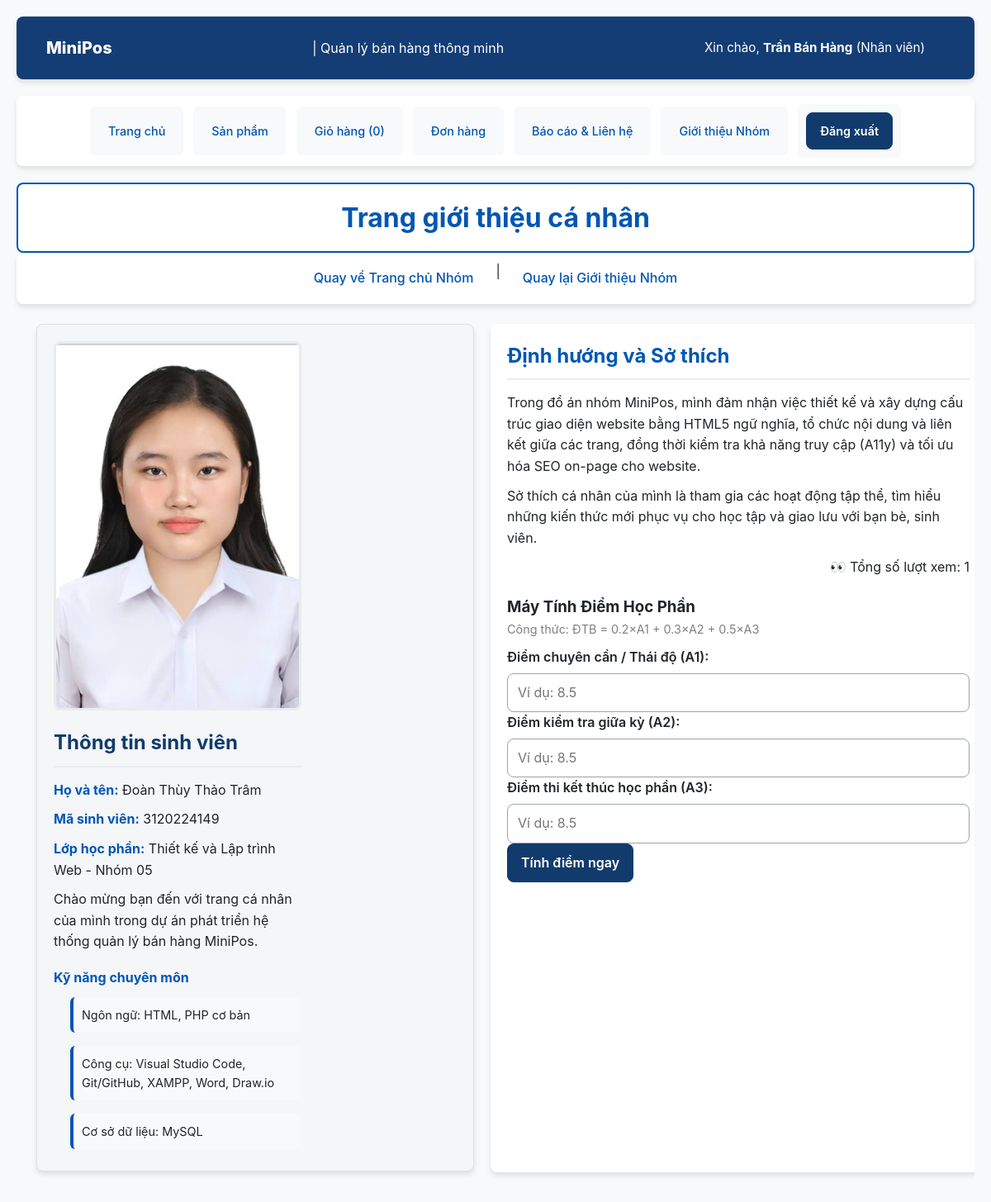
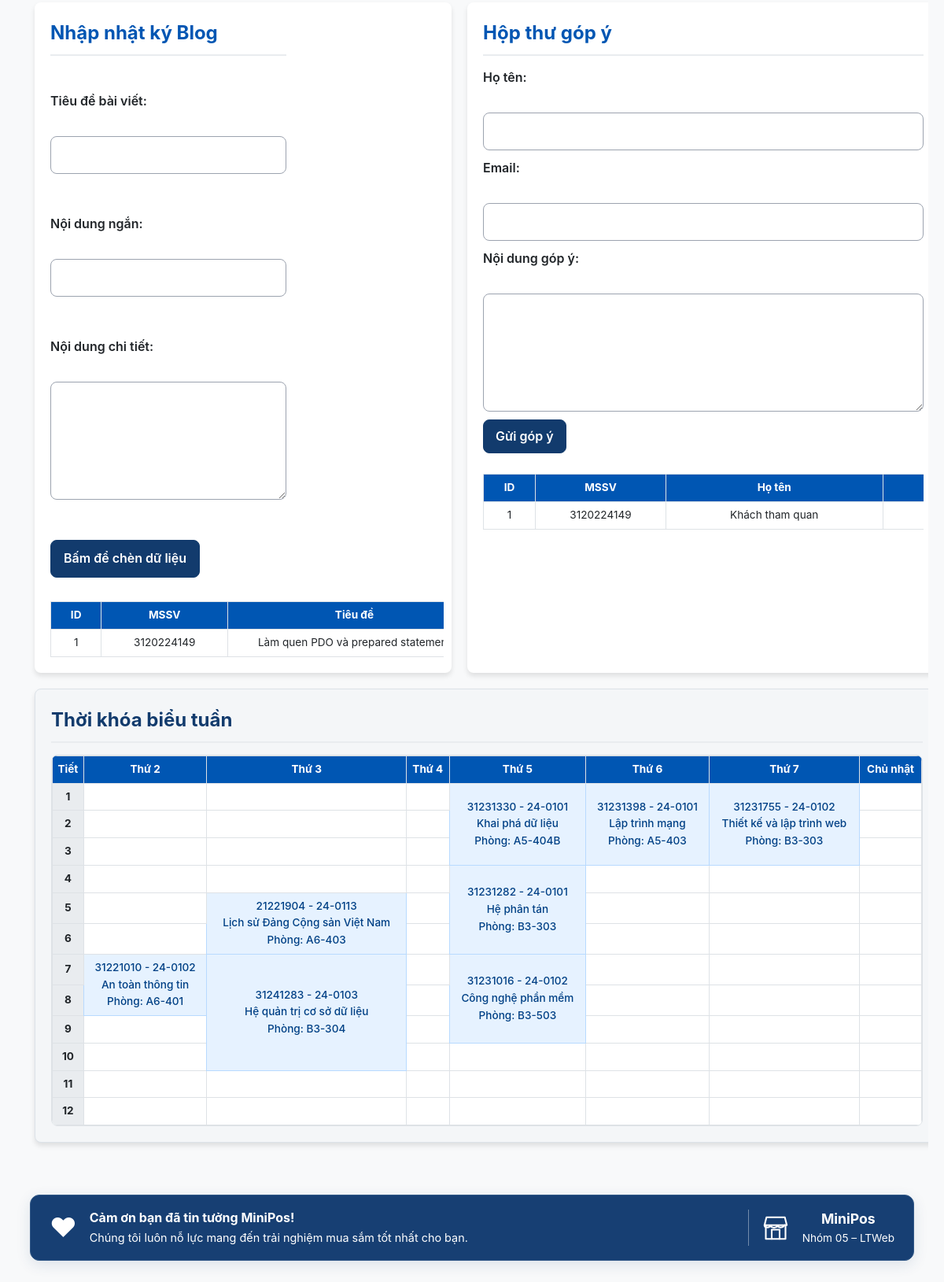
/thanhvien/3120224149_tram/gioithieu.php (signed in), run on the app's committed database (2 pictures, top to bottom).
### tables this page shows
CREATE TABLE nguoi_dung (
    id       INT UNSIGNED AUTO_INCREMENT PRIMARY KEY,
    email    VARCHAR(100) NOT NULL,
    ho_ten   VARCHAR(100) NOT NULL,
    mat_khau VARCHAR(255) NOT NULL,
    vai_tro  ENUM('quan_tri', 'nhan_vien') NOT NULL DEFAULT 'nhan_vien',
    ngay_tao DATETIME NOT NULL DEFAULT CURRENT_TIMESTAMP,
    UNIQUE KEY uq_nguoi_dung_email (email)
);

CREATE TABLE tv_blog (
    id                 INT UNSIGNED AUTO_INCREMENT PRIMARY KEY,
    mssv               VARCHAR(15) NOT NULL,
    tieu_de            VARCHAR(255) NOT NULL,
    noi_dung_ngan      VARCHAR(500) NOT NULL DEFAULT '',
    noi_dung_chi_tiet  TEXT NOT NULL,
    ngay_dang          DATETIME NOT NULL DEFAULT CURRENT_TIMESTAMP,

    KEY idx_tv_blog_ngay_dang (ngay_dang),

    CONSTRAINT fk_tv_blog_thanh_vien
        FOREIGN KEY (mssv)
        REFERENCES thanh_vien(mssv)
        ON DELETE CASCADE
);

CREATE TABLE tv_gop_y (
    id          INT UNSIGNED AUTO_INCREMENT PRIMARY KEY,
    mssv        VARCHAR(15) NOT NULL,
    ho_ten      VARCHAR(100) NOT NULL,
    email       VARCHAR(150) NULL,
    noi_dung    TEXT NOT NULL,
    trang_thai  TINYINT(1) NOT NULL DEFAULT 0,
    ngay_gui    DATETIME NOT NULL DEFAULT CURRENT_TIMESTAMP,

    KEY idx_tv_gop_y_ngay_gui (ngay_gui),

    CONSTRAINT fk_tv_gop_y_thanh_vien
        FOREIGN KEY (mssv)
        REFERENCES thanh_vien(mssv)
        ON DELETE CASCADE
);

### thanhvien/3120224149_tram/gioithieu.php (the view, shortened to what the rows shown need)
<?php
$goc = '../../';
require_once $goc . 'inc/config.php';
$pdo = db();
$dsBlog = $pdo->query(
  'SELECT id, mssv, tieu_de, noi_dung_ngan, noi_dung_chi_tiet, ngay_dang
     FROM tv_blog
     ORDER BY ngay_dang DESC, id DESC'
)->fetchAll(PDO::FETCH_ASSOC);
$dsGopY = $pdo->query(
  'SELECT id, mssv, ho_ten, email, noi_dung, trang_thai, ngay_gui
     FROM tv_gop_y
     ORDER BY ngay_gui DESC, id DESC'
)->fetchAll(PDO::FETCH_ASSOC);
require_once $goc . 'inc/ham.php';
include __DIR__ . '/../../inc/header.php';
$headerHtml = (string)ob_get_clean();
if (preg_match('/<header\b.*$/is', $headerHtml, $khop)) {
  $headerHtml = $khop[0];
} elseif (preg_match('/<body[^>]*>(.*)$/is', $headerHtml, $khop)) {
  $headerHtml = $khop[1];
} else {
  $headerHtml = (string)preg_replace(
    '#<!DOCTYPE[^>]*>|</?html[^>]*>|<head\b.*?</head>|</?body[^>]*>#is',
    '',
    $headerHtml
  );
}
$headerHtml = (string)preg_replace(
  '/<header\b/i',
  '<header data-tram-header',
  $headerHtml,
  1
);
?>
<!doctype html>
<html lang="vi">
<head>
  <link rel="stylesheet" href="<?php echo e($goc); ?>css/style.css">
  <link rel="stylesheet" href="tram_style.css">
</head>
<body>
  <div class="page-title-banner">
    <?php echo $headerHtml; ?>
    <h1 class="tram-tach-3">Trang giới thiệu cá nhân</h1>
  </div>
  <main>
    <section class="profile-header tram-tach-5">
      <div class="khoi-thong-tin-chinh">
        <div class="chi-tiet-ca-nhan">
          <h2>Thông tin sinh viên</h2>
        </div>
      </div>
    </section>
    <article class="tram-tach-6">
      <h2>Định hướng và Sở thích</h2>
    </article>
    <article class="profile-header">
      <h2>Nhập nhật ký Blog</h2>
      <br>
      <br>
      <br>
      <div class="tram-tach-11">
        <table border="1" cellpadding="10" class="tram-tach-12">
          <thead>
            <tr>
              <th class="tram-tach-13">ID</th>
              <th class="tram-tach-14">MSSV</th>
              <th class="tram-tach-15">Tiêu đề</th>
            </tr>
          </thead>
          <tbody>
            <?php if ($dsBlog !== []): ?>
              <?php foreach ($dsBlog as $row): ?>
                <tr>
                  <td><?= e($row['id']) ?></td>
                  <td><?= e($row['mssv']) ?></td>
                  <td><?= e($row['tieu_de']) ?></td>
                </tr>
              <?php endforeach; ?>
            <?php else: ?>
              <tr>
                <td colspan="6">Chưa có bài viết nào.</td>
              </tr>
            <?php endif; ?>
          </tbody>
        </table>
      </div>
    </article>
    <article>
      <h2>Hộp thư góp ý</h2>
      <form method="POST">
        <br>
        <br>
        <div class="tram-tach-20">
          <table border="1" cellpadding="10" class="tram-tach-12">
            <thead>
              <tr>
                <th class="tram-tach-13">ID</th>
                <th class="tram-tach-14">MSSV</th>
                <th class="tram-tach-21">Họ tên</th>
                <th class="tram-tach-15">Email</th>
              </tr>
            </thead>
            <tbody>
              <?php if ($dsGopY !== []): ?>
                <?php foreach ($dsGopY as $row): ?>
                  <tr>
                    <td><?= e($row['id']) ?></td>
                    <td><?= e($row['mssv']) ?></td>
                    <td><?= e($row['ho_ten']) ?></td>
                    <td><?= e($row['email']) ?></td>
                  </tr>
                <?php endforeach; ?>
              <?php else: ?>
                <tr>
                  <td colspan="7">Chưa có góp ý nào.</td>
                </tr>
              <?php endif; ?>
            </tbody>
          </table>
        </div>
      </form>
    </article>
    <section>
      <h2>Thời khóa biểu tuần</h2>
      <div class="table-responsive">
        <table>
          <thead>
            <tr>
              <th scope="col">Tiết</th>
              <th scope="col">Thứ 2</th>
              <th scope="col">Thứ 3</th>
              <th scope="col">Thứ 4</th>
              <th scope="col">Thứ 5</th>
              <th scope="col">Thứ 6</th>
              <th scope="col">Thứ 7</th>
              <th scope="col">Chủ nhật</th>
            </tr>
          </thead>
          <tbody>
            <tr>
              <th scope="row">1</th>
            </tr>
            <tr>
              <th scope="row">2</th>
            </tr>
            <tr>
              <th scope="row">3</th>
            </tr>
            <tr>
              <th scope="row">4</th>
            </tr>
            <tr>
              <th scope="row">5</th>
            </tr>
            <tr>
              <th scope="row">6</th>
            </tr>
            <tr>
              <th scope="row">7</th>
            </tr>
            <tr>
              <th scope="row">8</th>
            </tr>
            <tr>
              <th scope="row">9</th>
            </tr>
            <tr>
              <th scope="row">10</th>
            </tr>
            <tr>
              <th scope="row">11</th>
            </tr>
            <tr>
              <th scope="row">12</th>
            </tr>
          </tbody>
        </table>
      </div>
    </section>
  </main>
</body>
</html>

### inc/header.php (shortened to what the rows shown need)
<?php
require_once __DIR__ . '/config.php';
$goc = isset($goc) && is_string($goc) ? $goc : '';
$uHeader = null;
if (empty($khongGoiCsdl)) {
    try {
        $uHeader = nguoiDung();
    } catch (\Throwable $loi) {
        error_log('Không thể lấy thông tin người dùng trên header: ' . $loi->getMessage());
    }
}
$dangNhapHeader = ($uHeader !== null);
?>
        <span class="thong-tin-nguoi-dung-header">
            <?php if ($dangNhapHeader): ?>
                Xin chào, <strong><?= e($uHeader['ho_ten']) ?></strong>
                (<?= $uHeader['vai_tro'] === 'quan_tri' ? 'Admin' : 'Nhân viên' ?>)
            <?php else: ?>
                Bạn đang xem với tư cách khách.
            <?php endif; ?>
        </span>
    </header>

### data on the page
nguoi_dung: ho_ten "Trần Bán Hàng"
tv_blog: id "1", mssv "3120224149", tieu_de "Làm quen PDO và prepared…"
tv_gop_y: id "1", mssv "3120224149", ho_ten "Khách tham quan"

### other printed values
$nhan "Trang chủ"
$nhan "Sản phẩm"
$nhan "Giỏ hàng"
$nhan "Đơn hàng"
$nhan "Báo cáo & Liên hệ"
$nhan "Giới thiệu Nhóm"
$current_views "1"
